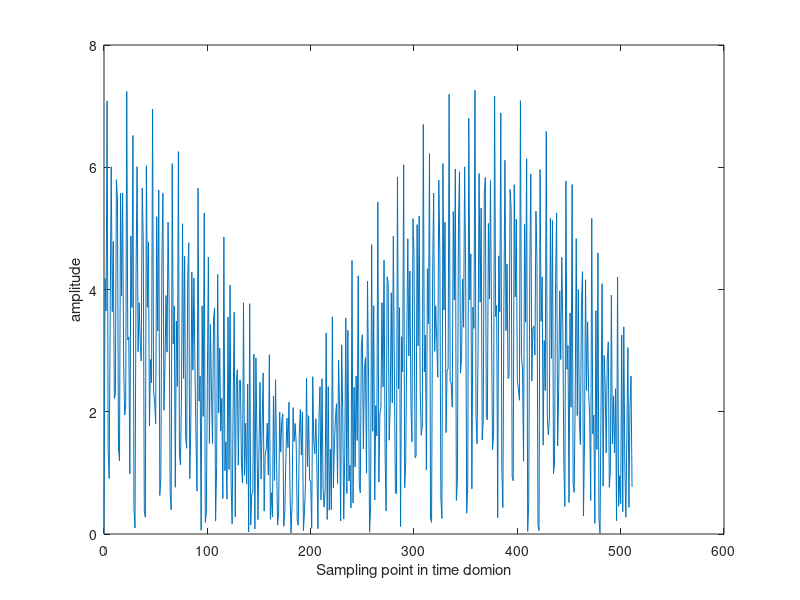
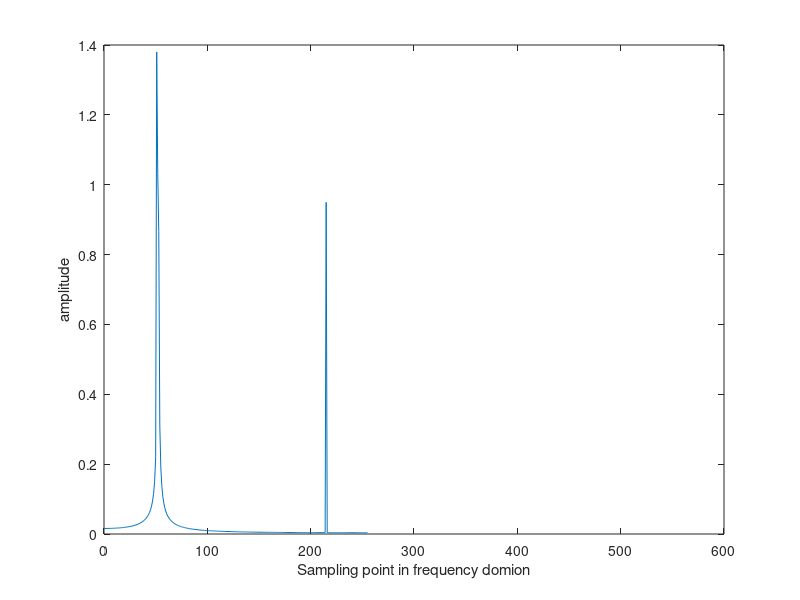

Here is the MATLAB script that generated these plots, in order: (Note: this script raises an error after producing the figures.)

N=512; % 信号长度
t=0:N-1; % 采样点
k=6; % 信号稀疏度
%构造信号
x1=2.5*sin(51.05*pi*2*t/N);
x2=3.0*sin(52.45*pi*2*t/N);
x3=1.9*sin(215*pi*2*t/N);
Sig = x1 + x2 + x3; % 信号（时域）
figure;plot(t,abs(Sig));ylabel('amplitude');xlabel('Sampling point in time domion');
%DFT
freq1=fft(Sig)/N;
ii=find(t>=N/2);
freq1(ii)=NaN;
figure;
plot(t,abs(freq1));ylabel('amplitude');xlabel('Sampling point in frequency domion');
% axis off; title('(a)');

%非均匀采样点
% for i=0:N-1
%     if 0<=i && i<=N/2
%         fs(i+1)=0.5*i;
%     else
%         if i>N/2 && i<3*N/4
%             fs(i+1)=i-N/4;
%         else
%              fs(i+1)=2*i+1-N;
%         end
%     end
% end

% for i=0:N-1
%     if 0<=i && i<=N/2
%         fs(i+1)=0.125*i;
%     else
%         if i>N/2 && i<15*N/16
%             fs(i+1)=i-7*N/16;
%         else
%             fs(i+1)=8*i+7-7*N;
%         end
%     end
% end

%NSFT
unf=(0:N-1)+0.05;
[out_Large2,~,~,~,~]=nusfft(Sig,k,unf.');
out_Large2=out_Large2/N;
iun=find(unf>=N/2);
out_Large2(iun)=NaN;
figure;
plot(unf,abs(out_Large2));title('(b)');ylabel('amplitude');xlabel('Sampling point in frequency domion');
h1=axes('position',[0.32 0.4 0.1 0.5]);%局部图的位置
axis(h1);
plot(h1, unf(51:55),abs(out_Large2(51:55)));

figure;
subplot(121);plot(abs(outlarge));xlabel('Sampling point in the frequency domain');ylabel('amplitude');title('(a) SFT method');
subplot(122);plot(abs(out_Large2));xlabel('Sampling point in the frequency domain');ylabel('amplitude');title('(b) NUSFT method');
% 
% NDFT
% fs=zeros(N,1);
% for i=0:N-1
%     if 0<=i && i<=N/2
%         fs(i+1)=0.25*i;
%     else
%         if i>N/2 && i<7*N/8
%             fs(i+1)=i-3*N/8;
%         else
%             fs(i+1)=4*i+3-3*N;
%         end
%     end
% end
% 
% freq2=ndftld(Sig, N, fs)/N;
% i=find(fs>=N/2);
% freq2(i)=NaN;
%  figure;
% plot(fs,abs(freq2));title('(b)');ylabel('amplitude');xlabel('Sampling point in frequency domion');
% axis off
% 局部放大
% h1=axes('position',[0.32 0.4 0.1 0.5]);%局部图的位置
% axis(h1);
% plot(h1, fs(203:214),abs(freq2(203:214)));
